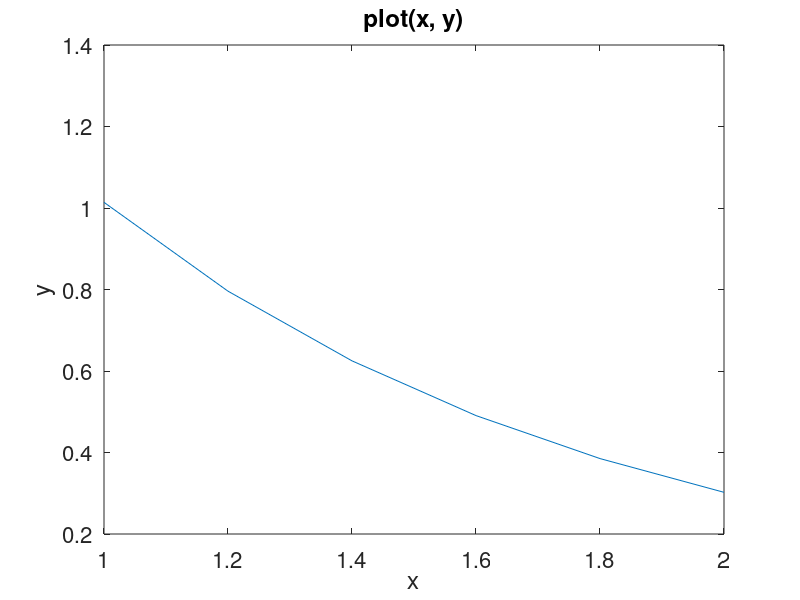

Reproduce this figure in MATLAB.
x = 1:0.2:2;
y = [1.0139, 0.7959, 0.6249, 0.4906, 0.3851, 0.3023];

#(a)
plot(x, y);

set(gca, 'fontsize', 16);

xlabel('x');
ylabel('y');

title('plot(x, y)');
